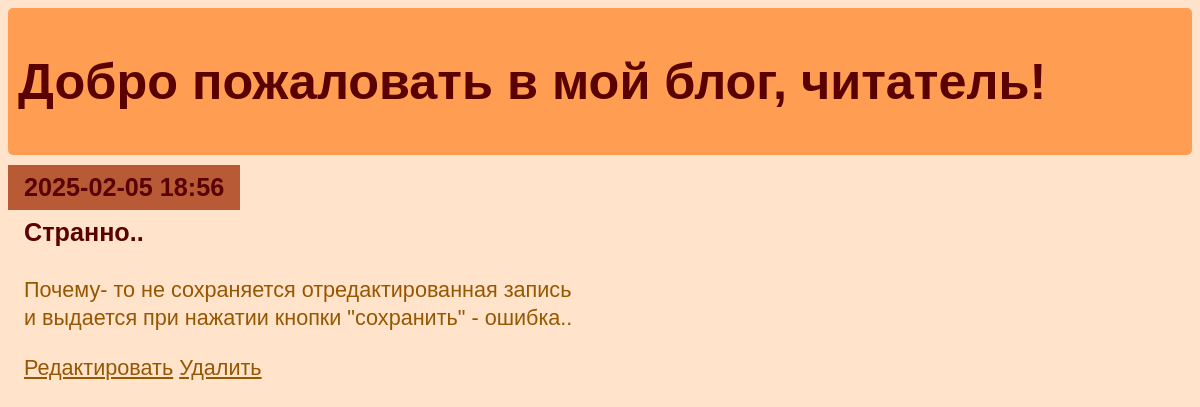
/entry/3, run on an earlier commit of the app's database.
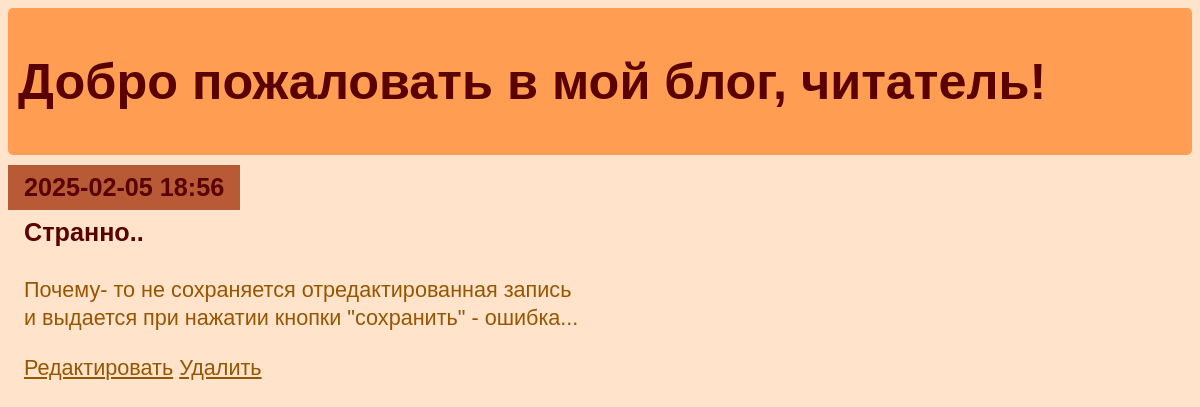
And on a later commit of the database.
### entries/models.py (models this page shows, shortened)
class Entry(models.Model):
   title = models.CharField(max_length=200)
   content = models.TextField()
   date_created = models.DateTimeField(default=timezone.now)
   class Meta:
       verbose_name_plural = "Entries"

### entries/views.py (the view)
class EntryDetailView(DetailView):
   model = Entry

### entries/templates/entries/entry_detail.html
{% extends "entries/base.html" %}
{% block content %}
   <article>
       <h2>{{ entry.date_created|date:'Y-m-d H:i' }}</h2>
        <div class="block">
            <h3>{{ entry.title }}</h3>
            <p>{{ entry.content }}</p>
        </div>
   </article>
   <p>
        <a href="{% url 'entry-update' entry.id %}">Редактировать</a>
        <a href="{% url 'entry-delete' entry.id %}">Удалить</a>
    </p>
{% endblock %}

What changed in the data, as far as the page shows it:
changed Entry "Странно..": content "Почему- то не сохраняется отредактированная запись и выдается при нажатии кнопки \"сохранить\" - ошибка.." → "Почему- то не сохраняется отредактированная запись и выдается при нажатии кнопки \"сохранить\" - ошибка..."
